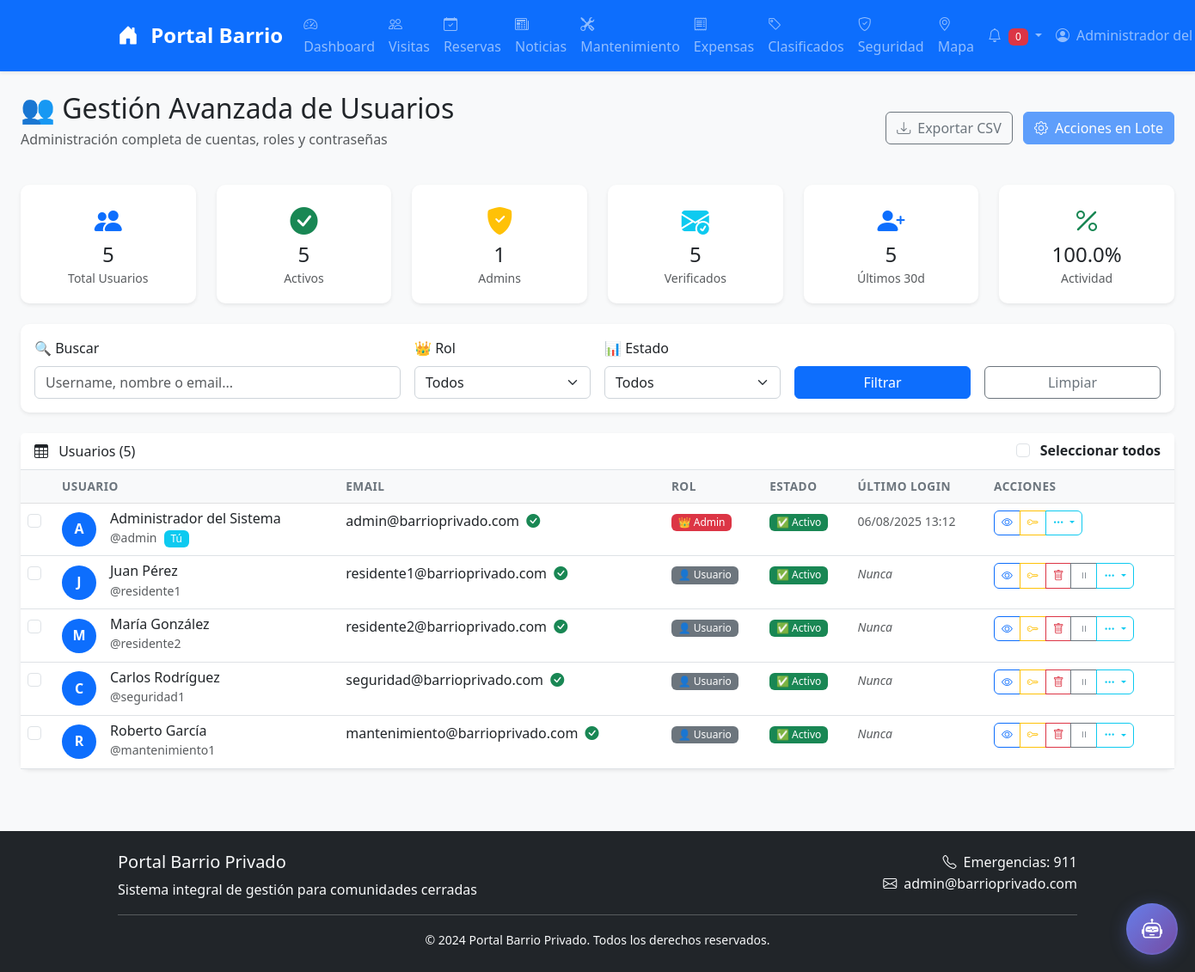
The app's page /admin/users/ (signed in), older data.
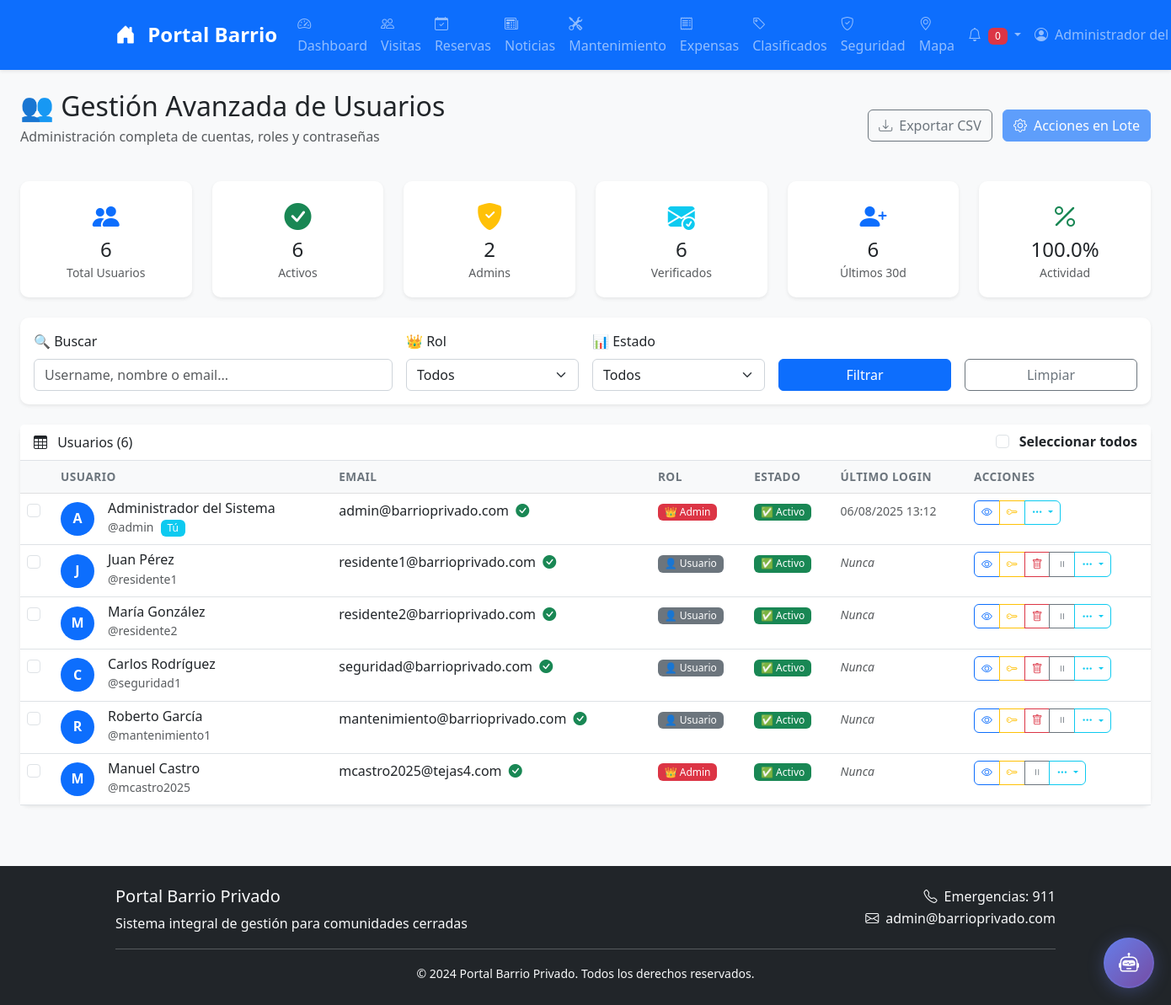
The same page, newer data.
### models.py (models this page shows, shortened)
class User(UserMixin, db.Model):
    __tablename__ = 'users'
    id = db.Column(db.Integer, primary_key=True)
    username = db.Column(db.String(80), unique=True, nullable=False, index=True)
    email = db.Column(db.String(120), unique=True, nullable=False, index=True)
    password_hash = db.Column(db.String(255), nullable=False)
    name = db.Column(db.String(100), nullable=False)
    role = db.Column(db.String(20), default='resident')  # resident, admin, security, maintenance
    address = db.Column(db.String(200))
    phone = db.Column(db.String(20))
    emergency_contact = db.Column(db.String(200))
    is_active = db.Column(db.Boolean, default=True)
    email_verified = db.Column(db.Boolean, default=False)
    phone_verified = db.Column(db.Boolean, default=False)
    profile_image = db.Column(db.String(200))
    created_at = db.Column(db.DateTime, default=datetime.utcnow)
    updated_at = db.Column(db.DateTime, default=datetime.utcnow, onupdate=datetime.utcnow)
    last_login = db.Column(db.DateTime)
    two_factor_enabled = db.Column(db.Boolean, default=False)
    two_factor_secret = db.Column(db.String(32))  # Secreto TOTP
    two_factor_enabled_at = db.Column(db.DateTime)
    two_factor_backup_codes = db.Column(db.Text)  # Códigos de respaldo separados por comas
    visits = db.relationship('Visit', backref='resident', lazy='dynamic', cascade='all, delete-orphan')
    reservations = db.relationship('Reservation', foreign_keys='Reservation.user_id', backref='user', lazy='dynamic', cascade='all, delete-orphan')
    news = db.relationship('News', backref='author', lazy='dynamic', cascade='all, delete-orphan')
    maintenance_requests = db.relationship('Maintenance', foreign_keys='Maintenance.user_id', backref='user', lazy='dynamic', cascade='all, delete-orphan')
    expenses = db.relationship('Expense', backref='user', lazy='dynamic', cascade='all, delete-orphan')
    classifieds = db.relationship('Classified', backref='author', lazy='dynamic', cascade='all, delete-orphan')
    security_reports = db.relationship('SecurityReport', foreign_keys='SecurityReport.user_id', backref='author', lazy='dynamic', cascade='all, delete-orphan')
    notifications = db.relationship('Notification', backref='user', lazy='dynamic', cascade='all, delete-orphan')
    def can_access_admin(self):
        return self.role in ['admin']

### routes/admin.py (the view)
@bp.route('/users')
@login_required
@admin_required
def users():
    page = request.args.get('page', 1, type=int)
    users = User.query.paginate(
        page=page, per_page=20, error_out=False
    )
    return jsonify({
        'users': [{
            'id': user.id,
            'username': user.username,
            'email': user.email,
            'name': user.name,
            'role': user.role,
            'is_active': user.is_active,
            'created_at': user.created_at.isoformat() if user.created_at else None
        } for user in users.items],
        'total': users.total,
        'pages': users.pages,
        'current_page': page
    })

### performance_integration.py (called while the page is built)
    def setup_middleware(self):
        @self.app.before_request
        def before_request():
            request.start_time = datetime.now()
            logger.info(f"📥 {request.method} {request.path} - {request.remote_addr}")
        @self.app.after_request
        def after_request(response):
            if hasattr(request, 'start_time'):
                duration = (datetime.now() - request.start_time).total_seconds()
                response.headers['X-Response-Time'] = str(duration)
                if duration > 1.0:  # Más de 1 segundo
                    logger.warning(f"⚠️ Request lento: {request.path} ({duration:.2f}s)")
                else:
                    logger.info(f"📤 {request.method} {request.path} - {response.status_code} ({duration:.3f}s)")
            return response

### security.py (called while the page is built)
    def before_request(self):
        logger.info(f"{request.method} {request.path} - {request.remote_addr}")
        if request.path.startswith('/api/'):
            self.check_rate_limit()

### templates/user_management/index.html (shortened to what the changed rows need)
{% extends "base.html" %}
{% block content %}
<div class="container-fluid">
    <div class="row mb-4">
        <div class="col-12">
            <div class="d-flex justify-content-between align-items-center">
                <div>
                    <h2 class="mb-1">👥 Gestión Avanzada de Usuarios</h2>
                </div>
            </div>
        </div>
    </div>
    <div class="row mb-4">
        <div class="col-md-2">
            <div class="card border-0 shadow-sm text-center">
                <div class="card-body">
                    <i class="bi bi-people-fill text-primary fs-2 mb-2"></i>
                    <h4 class="mb-0">{{ stats.total_users }}</h4>
                    <small class="text-muted">Total Usuarios</small>
                </div>
            </div>
        </div>
        <div class="col-md-2">
            <div class="card border-0 shadow-sm text-center">
                <div class="card-body">
                    <i class="bi bi-check-circle-fill text-success fs-2 mb-2"></i>
                    <h4 class="mb-0">{{ stats.active_users }}</h4>
                    <small class="text-muted">Activos</small>
                </div>
            </div>
        </div>
        <div class="col-md-2">
            <div class="card border-0 shadow-sm text-center">
                <div class="card-body">
                    <i class="bi bi-shield-fill-check text-warning fs-2 mb-2"></i>
                    <h4 class="mb-0">{{ stats.admin_users }}</h4>
                    <small class="text-muted">Admins</small>
                </div>
            </div>
        </div>
        <div class="col-md-2">
            <div class="card border-0 shadow-sm text-center">
                <div class="card-body">
                    <i class="bi bi-envelope-check-fill text-info fs-2 mb-2"></i>
                    <h4 class="mb-0">{{ stats.verified_users }}</h4>
                    <small class="text-muted">Verificados</small>
                </div>
            </div>
        </div>
        <div class="col-md-2">
            <div class="card border-0 shadow-sm text-center">
                <div class="card-body">
                    <i class="bi bi-person-plus-fill text-primary fs-2 mb-2"></i>
                    <h4 class="mb-0">{{ stats.recent_users }}</h4>
                    <small class="text-muted">Últimos 30d</small>
                </div>
            </div>
        </div>
    </div>
    <div class="row">
        <div class="col-12">
            <div class="card border-0 shadow-sm">
                <div class="card-header bg-white">
                    <div class="d-flex justify-content-between align-items-center">
                        <h6 class="mb-0">
                            <i class="bi bi-table me-2"></i>
                            Usuarios ({{ users|length }})
                        </h6>
                        <div>
                            <input type="checkbox" id="selectAll" class="form-check-input me-2">
                            <label for="selectAll" class="form-check-label">Seleccionar todos</label>
                        </div>
                    </div>
                </div>
                <div class="card-body p-0">
                    <div class="table-responsive">
                        <table class="table table-hover mb-0">
                            <thead class="table-light">
                                <tr>
                                    <th width="40"></th>
                                    <th>Usuario</th>
                                    <th>Email</th>
                                    <th>Rol</th>
                                    <th>Estado</th>
                                    <th>Último Login</th>
                                    <th>Acciones</th>
                                </tr>
                            </thead>
                            <tbody>
                                {% for user in users %}
                                <tr>
                                    <td>
                                        <input type="checkbox" class="form-check-input user-checkbox"
                                               value="{{ user.id }}" data-username="{{ user.username }}">
                                    </td>
                                    <td>
                                        <div class="d-flex align-items-center">
                                            <div class="avatar-sm me-3">
                                                <div class="avatar-circle bg-primary text-white">
                                                    {{ user.name[0].upper() if user.name else user.username[0].upper() }}
                                                </div>
                                            </div>
                                            <div>
                                                <h6 class="mb-0">{{ user.name or user.username }}</h6>
                                                <small class="text-muted">@{{ user.username }}</small>
                                                {% if user.id == current_user.id %}
                                                    <span class="badge bg-info ms-1">Tú</span>
                                                {% endif %}
                                            </div>
                                        </div>
                                    </td>
                                    <td>
                                        <div>
                                            {{ user.email }}
                                            {% if user.email_verified %}
                                                <i class="bi bi-check-circle-fill text-success ms-1" title="Verificado"></i>
                                            {% else %}
                                                <i class="bi bi-exclamation-circle-fill text-warning ms-1" title="No verificado"></i>
                                            {% endif %}
                                        </div>
                                    </td>
                                    <td>
                                        {% if user.role == 'admin' %}
                                            <span class="badge bg-danger">👑 Admin</span>
                                        {% elif user.role == 'moderator' %}
                                            <span class="badge bg-warning">🛡️ Moderador</span>
                                        {% else %}
                                            <span class="badge bg-secondary">👤 Usuario</span>
                                        {% endif %}
                                    </td>
                                    <td>
                                        {% if user.is_active %}
                                            <span class="badge bg-success">✅ Activo</span>
                                        {% else %}
                                            <span class="badge bg-danger">❌ Inactivo</span>
                                        {% endif %}
                                    </td>
                                    <td>
                                        <small class="text-muted">
                                            {% if user.last_login %}
                                                {{ user.last_login.strftime('%d/%m/%Y %H:%M') }}
                                            {% else %}
                                                <em>Nunca</em>
                                            {% endif %}
                                        </small>
                                    </td>
                                    <td>
                                        <div class="btn-group btn-group-sm">
                                            <button class="btn btn-outline-primary"
                                                    onclick="viewUserDetails({{ user.id }})"
                                                    title="Ver detalles">
                                                <i class="bi bi-eye"></i>
                                            </button>
                                            <button class="btn btn-outline-warning"
                                                    onclick="resetPassword({{ user.id }}, '{{ user.username }}')"
                                                    title="Resetear contraseña">
                                                <i class="bi bi-key"></i>
                                            </button>
                                            {% if user.username not in ['admin', 'mcastro2025'] and user.id != current_user.id %}
                                            <button class="btn btn-outline-danger btn-sm"
                                                    onclick="deleteUser({{ user.id }}, '{{ user.username }}')"
                                                    title="Eliminar usuario">
                                                <i class="bi bi-trash"></i>
                                            </button>
                                            {% endif %}
                                            {% if user.id != current_user.id %}
                                            <button class="btn btn-outline-secondary"
                                                    onclick="toggleStatus({{ user.id }}, '{{ user.username }}', {{ user.is_active|lower }})"
                                                    title="{% if user.is_active %}Desactivar{% else %}Activar{% endif %}">
                                                <i class="bi bi-{% if user.is_active %}pause{% else %}play{% endif %}"></i>
                                            </button>
                                            {% endif %}
                                            <div class="btn-group btn-group-sm">
                                                <button class="btn btn-outline-info dropdown-toggle"
                                                        data-bs-toggle="dropdown" title="Más acciones">
                                                    <i class="bi bi-three-dots"></i>
                                                </button>
                                            </div>
                                        </div>
                                    </td>
                                </tr>
                                {% endfor %}
                            </tbody>
                        </table>
                    </div>
                </div>
            </div>
        </div>
    </div>
</div>
{% endblock %}

### templates/base.html (shortened to what the changed rows need)
<!DOCTYPE html>
<html lang="es">
<head>
    <link href="https://cdn.jsdelivr.net/npm/bootstrap@5.3.0/dist/css/bootstrap.min.css" rel="stylesheet">
    <link href="https://cdn.jsdelivr.net/npm/bootstrap-icons@1.10.0/font/bootstrap-icons.css" rel="stylesheet">
    <link href="https://cdnjs.cloudflare.com/ajax/libs/font-awesome/6.4.0/css/all.min.css" rel="stylesheet">
    <link href="{{ url_for('static', filename='css/style.css') }}" rel="stylesheet">
</head>
<body>
    <nav class="navbar navbar-expand-lg navbar-dark bg-primary shadow-sm">
        <div class="container">
            <div class="collapse navbar-collapse" id="navbarNav">
                <ul class="navbar-nav">
                    {% if current_user.is_authenticated %}
                        <li class="nav-item dropdown">
                            <a class="nav-link dropdown-toggle" href="#" role="button" data-bs-toggle="dropdown">
                                <i class="bi bi-bell me-1"></i>
                                <span class="badge bg-danger" id="notification-count">0</span>
                            </a>
                        </li>
                        <li class="nav-item dropdown">
                            <a class="nav-link dropdown-toggle" href="#" role="button" data-bs-toggle="dropdown">
                                <i class="bi bi-person-circle me-1"></i>
                                {{ current_user.name }}
                            </a>
                        </li>
                    {% endif %}
                </ul>
            </div>
        </div>
    </nav>
    <main class="container-fluid py-4">
        {% block content %}{% endblock %}
    </main>
</body>
</html>

Row changes from the older to the newer data that the page shows:
added User: name "M", name "Manuel Castro", username "mcastro2025", email "mcastro2025@tejas4.com", email_verified True (drawn), role "👑 Admin", is_active "✅ Activo", shows "Nunca"
Text that changed along with them:
{{ stats.total_users }}: "5" → "6"
{{ stats.active_users }}: "5" → "6"
{{ stats.admin_users }}: "1" → "2"
{{ stats.verified_users }}: "5" → "6"
{{ stats.recent_users }}: "5" → "6"
{{ users|length }}: "5" → "6"
